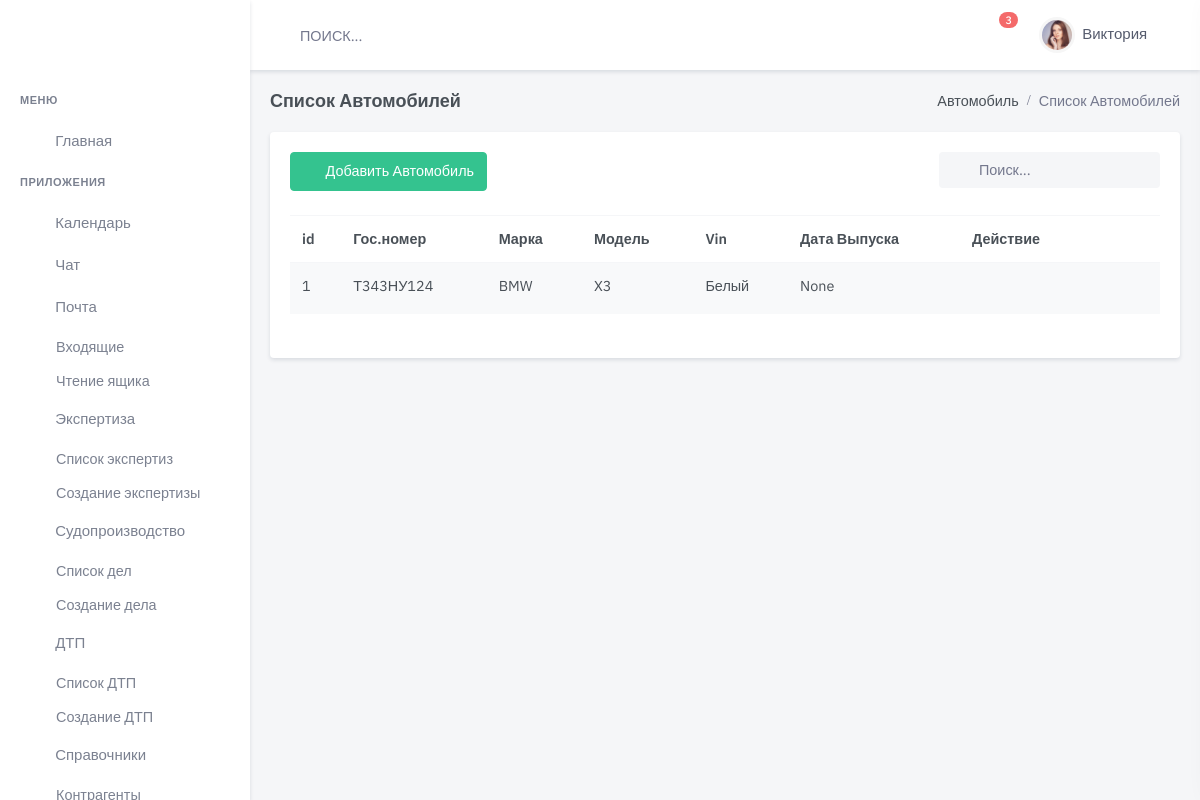
/auto/, run on an earlier commit of the app's database.
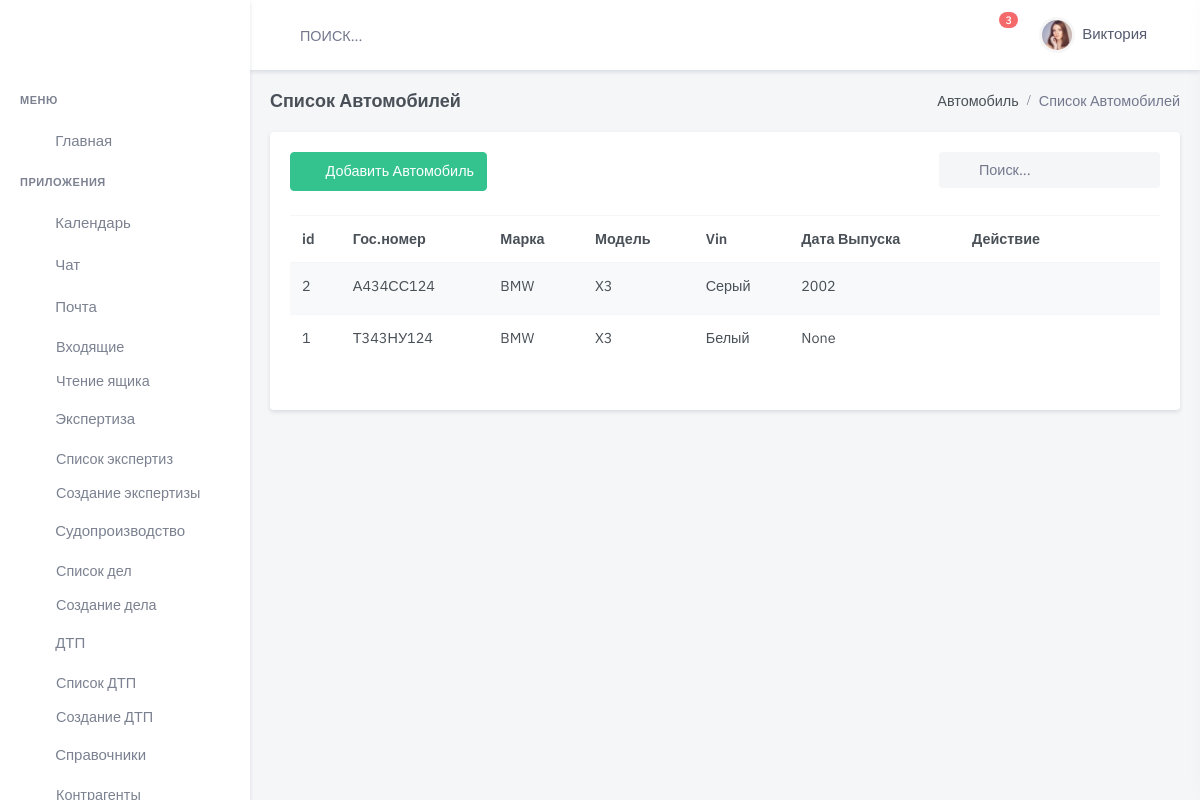
And on a later commit of the database.
### auto/models.py (models this page shows, shortened)
class Car(models.Model):
    model = models.ForeignKey(
        Model, blank=True,
        on_delete=models.CASCADE,
        related_name='model',
        null=True,
        verbose_name='Модель '
    )
    marka = models.ForeignKey(
        Brend,
        blank=True,
        on_delete=models.CASCADE,
        related_name='marka',
        null=True,
        verbose_name='Марка '
    )
    number = models.CharField(
        max_length=24,
        blank=True,
        null=True,
        default=None,
        verbose_name='Гос.номер '
    )
    color = models.CharField(
        max_length=24,
        blank=True,
        null=True,
        default=None,
        verbose_name='Цвет')
    date_made = models.PositiveSmallIntegerField(
        blank=True,
        null=True,
        verbose_name='Год выпуска'
    )
    sts_s = models.CharField(
        max_length=4,
        blank=True,
        null=True,
        default=None,
        verbose_name='Серия СТС'
    )
    sts_n = models.CharField(
        max_length=11,
        blank=True,
        null=True,
        default=None,
        verbose_name='Номер СТС')
    sts_date = models.DateField(
        blank=True,
        null=True,
        default=None,
        verbose_name='Дата выдачи СТС'
    )
    pts_s = models.CharField(
        max_length=4,
        blank=True,
        null=True,
        default=None,
        verbose_name='Серия ПТС'
    )
    pts_n = models.CharField(
        max_length=11,
        blank=True,
        null=True,
        default=None,
        verbose_name='Номер ПТС'
    )
    pts_date = models.DateField(
        blank=True,
        null=True,
        default=None,
        verbose_name='Дата выдачи ПТС'
    )
    vin = models.CharField(
        max_length=24,
        blank=True,
        null=True,
        default=None,
        verbose_name='VIN номер')
    driver = models.CharField(
        max_length=24,
        blank=True,
        null=True,
        default=None,
        verbose_name='Сделать ссылку на клиента ')
    Comment = models.CharField(
        max_length=500,
        blank=True, null=True,
        default=None,
        verbose_name='Комментарий'
    )
    is_active = models.BooleanField(default=True)
    created = models.DateTimeField(auto_now_add=True, auto_now=False)
    updated = models.DateTimeField(auto_now_add=False, auto_now=True)
    class Meta:
        verbose_name = "Транспортное средство  "
        verbose_name_plural = "Транспортные средства"
        ordering = ['-created']

class Brend(models.Model):
    name = models.CharField(
        max_length=30,
        blank=True,
        null=True,
        default=None,
        verbose_name='Марка ТС ')
    is_active = models.BooleanField(default=True)
    created = models.DateTimeField(auto_now_add=True, auto_now=False)
    updated = models.DateTimeField(auto_now_add=False, auto_now=True)
    def __str__(self):
        return self.name
    class Meta:
        verbose_name = "Марка ТС"
        verbose_name_plural = "Марки ТС"

class Model(models.Model):
    name = models.CharField(
        max_length=30,
        blank=True,
        null=True,
        default=None,
        verbose_name='Модель ТС '
    )
    brand_auto = models.ForeignKey(
        Brend,
        on_delete=models.CASCADE,
        verbose_name='Марка Авто'
    )
    is_active = models.BooleanField(default=True)
    created = models.DateTimeField(auto_now_add=True, auto_now=False)
    updated = models.DateTimeField(auto_now_add=False, auto_now=True)
    def __str__(self):
        return '{}'.format(self.name)
    class Meta:
        db_table = 'automarket_target_model'
    ordering = ['brand_auto', 'name']
    verbose_name = "Модель ТС"
    verbose_name_plural = "Модель ТС"

### auto/views.py (the view)
# urls.py: path('', auto_list, name='auto-list'),
def auto_list(request):
    auto = Car.objects.all()
    return render(request, 'dist/handbk/auto/auto-list.html', {'results': auto})

### templates/dist/handbk/auto/auto-list.html (shortened to what this page needs)
{% extends 'dist/index.html' %}
{% load static %}
{% block content %}
  <div class="main-content">
    <div class="page-content">
      <div class="container-fluid">
        <div class="row">
          <div class="col-12">
            <div class="page-title-box d-flex align-items-center justify-content-between">
              <h4 class="mb-0">Список Автомобилей</h4>
              <div class="page-title-right">
                <ol class="breadcrumb m-0">
                  <li class="breadcrumb-item"><a href="javascript: void(0);">Автомобиль</a></li>
                  <li class="breadcrumb-item active">Список Автомобилей</li>
                </ol>
              </div>
            </div>
          </div>
        </div>
        <div class="row">
          <div class="col-lg-12">
            <div class="card">
              <div class="card-body">
                <div class="row mb-2">
                  <div class="col-md-6">
                    <div class="mb-3">
                      <a href="{% url 'auto-new' %}" class="btn btn-success waves-effect waves-light">
                        <i class="mdi mdi-plus me-2"></i> Добавить Автомобиль</a>
                    </div>
                  </div>
                  <div class="col-md-6">
                    <div class="form-inline float-md-end mb-3">
                      <div class="search-box ms-2">
                        <div class="position-relative">
                          <form>
                            <input name="find" type="text" id="find" onclick="this.select();"
                                   class="form-control rounded bg-light border-0" placeholder="Поиск...">
                          </form>
                        </div>
                      </div>
                    </div>
                  </div>
                </div>
                <div class="table-responsive mb-4">
                  <table class="table table-striped table-nowrap mb-0">
                    <thead>
                    <tr>
                      <th scope="col">id</th>
                      <th scope="col">Гос.номер</th>
                      <th scope="col">Марка</th>
                      <th scope="col">Модель</th>
                      <th scope="col">Vin</th>
                      <th scope="col">Дата Выпуска</th>
                      <th scope="col" style="width: 200px;">Действие</th>
                    </tr>
                    </thead>
                    <tbody>
                    {% for item in results %}
                      <tr>
                        <td>
                          <a href="/auto/edit/{{ item.id }}/" class="text-body">{{ item.id }}</a>
                        </td>
                        <td>
                          <a href="/auto/edit/{{ item.id }}/" class="text-body">{{ item.number }}</a>
                        </td>
                        <td>{{ item.marka }}</td>
                        <td>{{ item.model }}</td>
                        <td>{{ item.color }}</td>
                        <td>{{ item.date_made }}</td>
                        <td>
                          <ul class="list-inline mb-0">
                            <li class="list-inline-item">
                              <a href="javascript:void(0);" class="px-2 text-danger"></a>
                            </li>
                            <li class="list-inline-item dropdown">
                              <a class="text-muted dropdown-toggle font-size-18 px-2" href="#"
                                 role="button"
                                 data-bs-toggle="dropdown" aria-haspopup="true">
                              </a>
                            </li>
                          </ul>
                        </td>
                      </tr>
                    {% endfor %}
                    </tbody>
                  </table>
                </div>
              </div>
            </div>
          </div>
        </div>
      </div>
    </div>
  </div>
{% endblock content %}

What changed in the data, as far as the page shows it:
added Car: id "2", number "А434СС124", marka "BMW", model "X3", color "Серый", date_made "2002"
